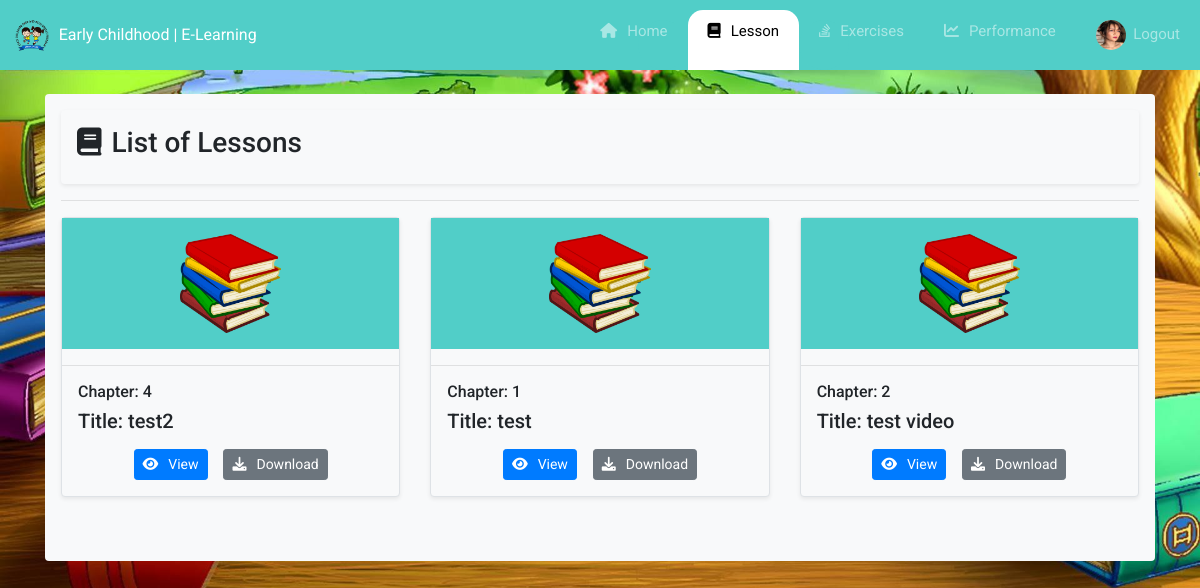
The app's page /homelesson.php (signed in) with its own data.
### tables this page shows
CREATE TABLE `lessontbl` (
  `lessonid` int(11) NOT NULL,
  `lessonChapter` varchar(125) NOT NULL,
  `lessonTitle` longtext NOT NULL,
  `fileLoc` longtext NOT NULL,
  `category` varchar(25) NOT NULL,
  `dateCreated` timestamp NOT NULL DEFAULT current_timestamp()
);

### homelesson.php (the view, shortened to what this page needs)
<?php
    require 'homeheader.php';
?>
    <main>
        <div class="container"><br>
        <div class="bg-light p-3 rounded">
            <div class="bg-light p-3 shadow-sm rounded">
                <h3><i class="fa-solid fa-book"></i>List of Lessons</h3>
            </div><hr>
            <div class="row justify-content-center">
                <?php
                    $sql = "SELECT * FROM lessontbl ORDER BY dateCreated DESC;";
                    $res = mysqli_query($conn, $sql);
                    if(mysqli_num_rows($res) > 0){
                        while($row = mysqli_fetch_assoc($res)){
                            echo '<div class="col-md">
                            <div class="border rounded shadow-sm bg-light bg-lesson">
                                <center><div style="background-color:#51cec8;"><img src="img/leslog1.png" class="mb-3 mt-3" style="height:30%;width:30%;" alt="logo"></div></center><hr>
                                <h6 class="mx-3 mt-2">Chapter: '.$row['lessonChapter'].'</h6>
                                <h5 class="mx-3">Title: '.$row['lessonTitle'].'</h5>
                                <center><a href="viewfile.php?chapter='.$row['lessonChapter'].'&title='.$row['lessonTitle'].'&category='.$row['category'].'&dir='.$row['fileLoc'].'" class="mt-2 mb-3 btn btn-sm btn-primary"><i class="fa fa-eye"></i>View </a>&nbsp;&nbsp;&nbsp;
                                    <a href="'.$row['fileLoc'].'" download="'.$row['lessonTitle'].'" class="mt-2 mb-3 btn btn-sm btn-secondary"><i class="fa fa-download"></i>Download</a>
                                </center>
                            </div>
                        </div>';
                        }
                    }
                ?>
            </div><br><br>
            </div><br><br>
        </div>
    </main>
<?php
    require 'homefooter.php';
?>

### indexxx.css (style rules this page uses)
body { font-family: 'Roboto', sans-serif; }
* { margin: 0; padding: 0; }
i { margin-right: 10px; }

### homelesson.php (style rules this page uses)
body { background-image: url("images/ggg.jpg"); background-position: center; background-repeat: no-repeat; background-size: cover; }

### records on screen
lessontbl: lessonChapter "4", lessonTitle "test2"
lessontbl: lessonChapter "1", lessonTitle "test"
lessontbl: lessonChapter "2", lessonTitle "test video"
